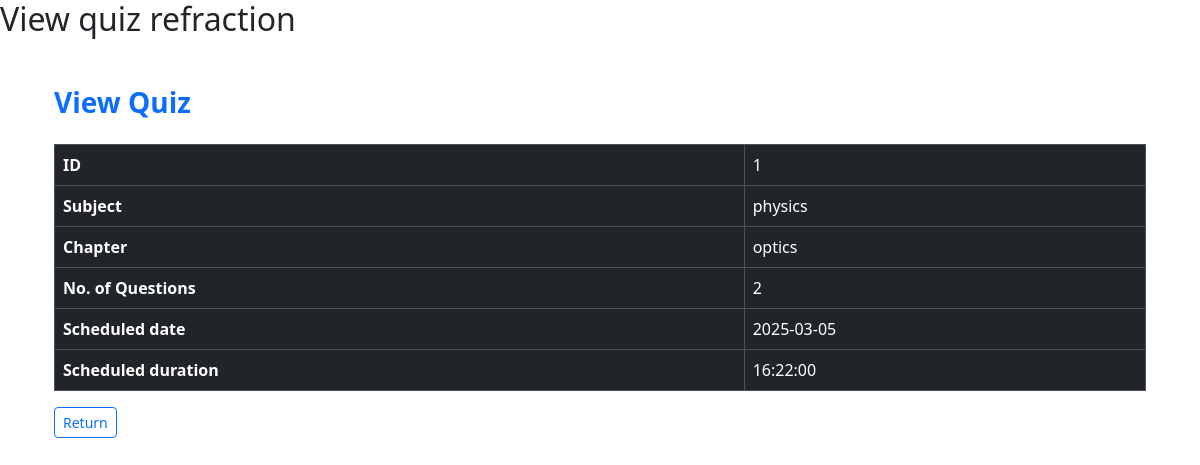
Page /dashboard/user/1/1/viewquiz on the committed database.
### models/quiz.py (models this page shows)
class Quiz(db.Model):
    id = db.Column(db.Integer, primary_key=True)
    chapter_id = db.Column(db.Integer, db.ForeignKey('chapter.id'), nullable=False)
    quizdate = db.Column(db.Date)
    quizduration = db.Column(db.Time)
    quizname=db.Column(db.String(150), nullable=False,unique=True)
    questions = db.relationship('Question', backref='quiz', lazy=True)
    @hybrid_property
    def noofquestions(self):
        return len(self.questions)

### models/subject.py (models this page shows)
class Subject(db.Model):
    id = db.Column(db.Integer, primary_key=True)
    name = db.Column(db.String(150), nullable=False,unique=True)
    description = db.Column(db.Text)
    chapters = db.relationship('Chapter', backref='subject', lazy=True)

### models/chapter.py (models this page shows)
class Chapter(db.Model):
    id = db.Column(db.Integer, primary_key=True)
    name = db.Column(db.String(150), nullable=False,unique=True)
    description = db.Column(db.Text)
    subject_id = db.Column(db.Integer, db.ForeignKey('subject.id'), nullable=False)
    quizzes = db.relationship('Quiz', backref='chapter', lazy=True)

### app.py (the view)
@app.route("/dashboard/user/<int:id>/<int:quizid>/viewquiz", methods=["GET", "POST"])
def userviewquiz(id, quizid):
    quiz = Quiz.query.filter_by(id=quizid).first()
    chapter = Chapter.query.filter_by(id=quiz.chapter_id).first()
    subject = Subject.query.filter_by(id=chapter.subject_id).first()
    print(quiz, chapter, subject)
    return render_template(
        "userviewquiz.html",
        id=id,
        quiz=quiz,
        chapter=chapter.name,
        subject=subject.name,
    )

### templates/userviewquiz.html (shortened to what this page needs)
{% extends "base.html" %}
{% block content %}
<div class="container my-5">
    <h3 class="mb-4 text-primary fw-bold">View Quiz</h3>
    <div class="table-responsive">
        <table class="table table-striped table-hover table-bordered">
            <thead class="table-dark">
               <tr>
                <th>ID</th>
                <td>{{quiz.id}}</td>
               </tr>
               <tr>
                <th>Subject</th>
                <td>{{subject}}</td>
               </tr>
               <tr>
                <th>Chapter</th>
                <td>{{chapter}}</td>
               </tr>
               <tr>
                <th>No. of Questions</th>
                <td>{{quiz.noofquestions}}</td>
               </tr>
                <th>Scheduled date</th>
                <td>{{quiz.quizdate}}</td>
                <th>Scheduled duration</th>
                <td>{{quiz.quizduration}}</td>
        </table>
        <button type="button" onclick="location.href='{{ url_for('userdashboard', id=id) }}'" class="btn btn-outline-primary btn-sm me-2">Return</button>
    </div>
{% endblock %}

### rows in the picture
Quiz: id "1", quizdate "2025-03-05", quizduration "16:22:00"
Subject: name "physics"
Chapter: name "optics"

### other values in the picture
{{ quiz.noofquestions }} "2"
